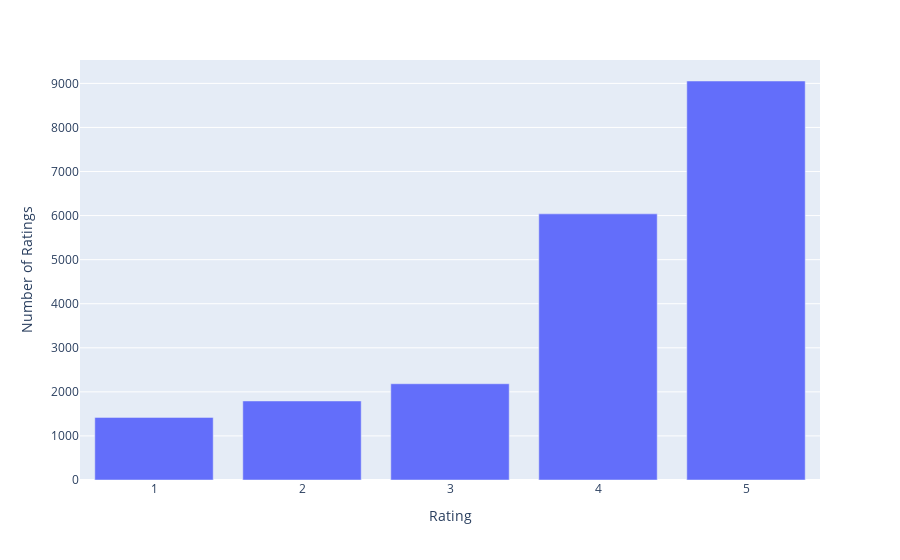

Notebook cell for this chart:
### Code cell
#Univariate analysis that shows the distribution of ratings

data = reviews.groupby("Rating").count().reset_index()

fig = px.bar(data, x = "Rating", y = "Review")
fig.update_layout(yaxis_title = "Number of Ratings")

fig.show()

fig.write_html("/Users/kenogihara/Desktop/ALL_PROJECTS/sentiment_analysis/assets/plot1.html", include_plotlyjs = "cdn")

### Figure 1 — Plotly figure (JSON) as saved in the notebook; plotly's stock layout.template omitted (floating-point values rounded to 4 significant figures)
{"data": [{"alignmentgroup": "True", "hovertemplate": "Rating=%{x}<br>Review=%{y}<extra></extra>", "legendgroup": "", "marker": {"color": "#636efa", "pattern": {"shape": ""}}, "name": "", "offsetgroup": "", "orientation": "v", "showlegend": false, "textposition": "auto", "type": "bar", "x": [1, 2, 3, 4, 5], "xaxis": "x", "y": [1421, 1793, 2184, 6039, 9054], "yaxis": "y"}], "layout": {"barmode": "relative", "legend": {"tracegroupgap": 0}, "margin": {"t": 60}, "xaxis": {"anchor": "y", "domain": [0, 1], "title": {"text": "Rating"}}, "yaxis": {"anchor": "x", "domain": [0, 1], "title": {"text": "Number of Ratings"}}}}
